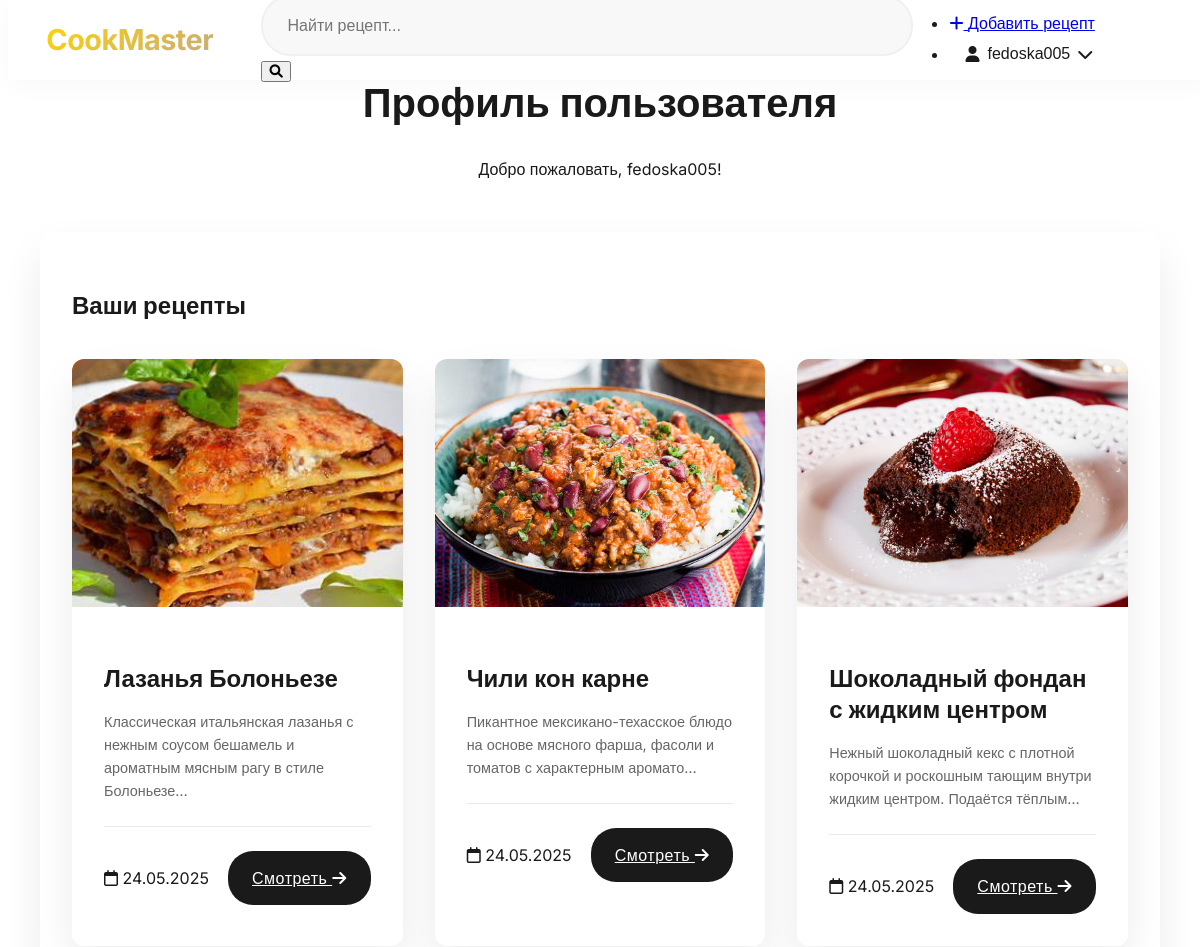
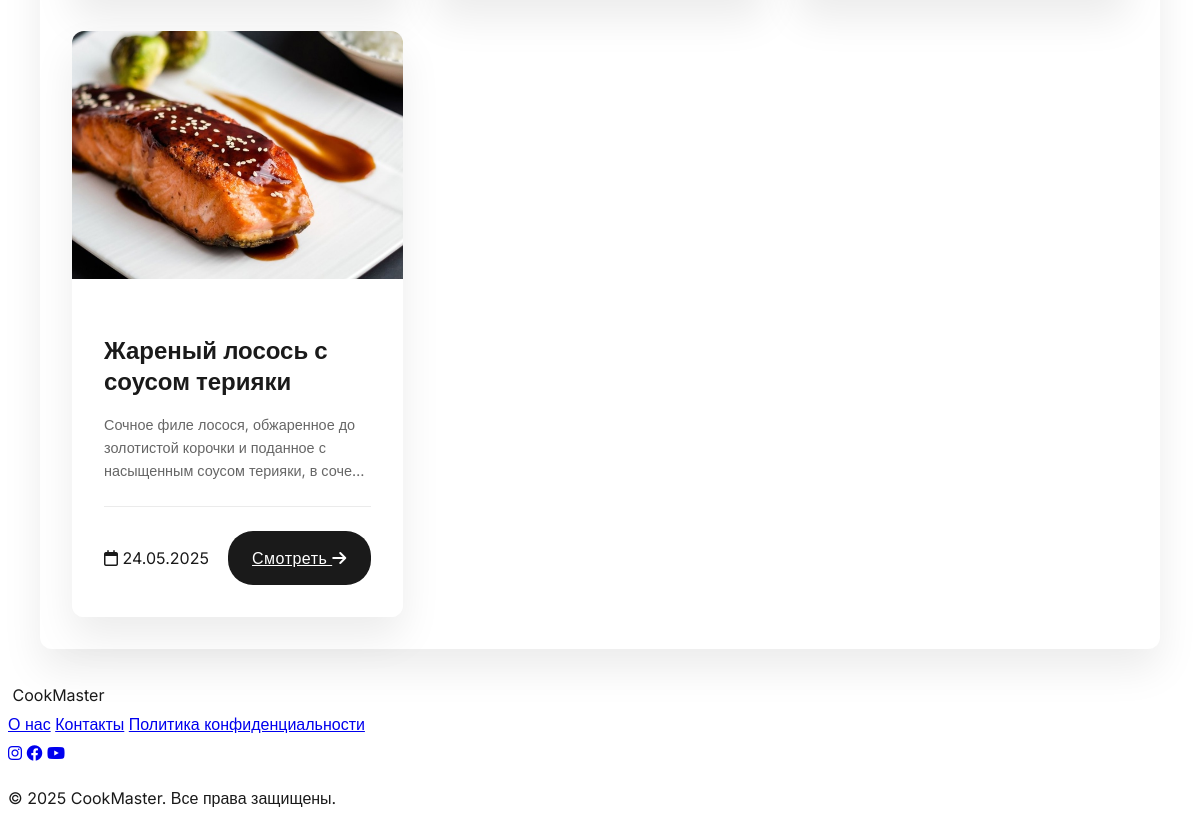
Screenshot of /profile/ (signed in) with the database file from the repository (2 pictures, top to bottom).
### recipes/models.py (models this page shows, shortened)
class Recipe(models.Model):
    DIFFICULTY_CHOICES = [
        ('easy', 'Легкий'),
        ('medium', 'Средний'),
        ('hard', 'Сложный'),
    ]
    title = models.CharField(max_length=255, verbose_name="Название")
    description = models.TextField(verbose_name="Описание")
    ingredients = models.TextField(verbose_name="Ингредиенты", help_text="Каждый ингредиент с новой строки")
    cooking_steps = models.TextField(verbose_name="Шаги приготовления", help_text="Каждый шаг с новой строки")
    cooking_time = models.CharField(max_length=100, blank=True, null=True, verbose_name="Время готовки") # в минутах
    image = models.ImageField(upload_to='recipes/images/', blank=True, null=True, verbose_name="Фото")
    author = models.ForeignKey(User, on_delete=models.CASCADE, verbose_name="Автор")
    created_at = models.DateTimeField(auto_now_add=True, verbose_name="Дата создания")
    category = models.ManyToManyField(
        Category,
        through='RecipeCategory',
        related_name='recipes',
        verbose_name="Категории"
    )   # Связь с категорией
    difficulty = models.CharField(
        max_length=10,
        choices=DIFFICULTY_CHOICES,
        default='medium',
        verbose_name="Сложность"
    )
    servings = models.PositiveIntegerField(default=1, verbose_name="Порции")
    calories = models.PositiveIntegerField(default=0, verbose_name="Калории")
    class Meta:
        verbose_name = "Рецепт"
        verbose_name_plural = "Рецепты"

### recipes/views.py (the view)
# urls.py: path('profile/', views.profile, name='profile'),
@login_required
def profile(request):
    user_recipes = Recipe.objects.filter(author=request.user)  # Рецепты текущего пользователя
    return render(request, 'recipes/profile.html', {'user_recipes': user_recipes})

### recipes/templates/recipes/profile.html (shortened to what this page needs)
{% extends "base.html" %}
{% block content %}
<div class="profile-container">
    <div class="profile-header">
        <h1>Профиль пользователя</h1>
        <p>Добро пожаловать, {{ user.username }}!</p>
    </div>
    <div class="profile-content">
        <div class="user-recipes">
            <h2>Ваши рецепты</h2>
            {% if user_recipes %}
                <div class="recipe-grid">
                    {% for recipe in user_recipes %}
                    <article class="recipe-card">
                        <div class="recipe-card__image">
                            {% if recipe.image %}
                                <img src="{{ recipe.image.url }}" alt="{{ recipe.title }}" loading="lazy">
                            {% else %}
                                <div class="recipe-card__image-placeholder">
                                    <i class="fas fa-utensils"></i>
                                </div>
                            {% endif %}
                        </div>
                        <div class="recipe-card__content">
                            <h3 class="recipe-card__title">{{ recipe.title }}</h3>
                            <p class="recipe-card__description">{{ recipe.description|truncatechars:100 }}</p>
                            <div class="recipe-card__meta">
                                <span><i class="far fa-calendar"></i> {{ recipe.created_at|date:"d.m.Y" }}</span>
                                <a href="{% url 'recipes:recipe_detail' recipe.id %}" class="recipe-card__button">
                                    Смотреть
                                    <i class="fas fa-arrow-right"></i>
                                </a>
                            </div>
                        </div>
                    </article>
                    {% endfor %}
                </div>
            {% endif %}
        </div>
    </div>
</div>
{% endblock %}

### recipes/templates/base.html (shortened to what this page needs)
{% load static %}
<!DOCTYPE html>
<html lang="ru">
<head>
    <link rel="stylesheet" href="https://cdnjs.cloudflare.com/ajax/libs/font-awesome/6.0.0/css/all.min.css">
    <link rel="stylesheet" href="{% static 'css/style.css' %}">
</head>
<body>
    <header class="header">
        <div class="container">
            <nav class="nav">
                <a href="{% url 'recipes:home' %}" class="logo">
                     CookMaster
                </a>
                <form class="search-form" action="{% url 'recipes:search' %}" method="GET">
                    <input type="text" name="q" placeholder="Найти рецепт..." class="search-input">
                    <button type="submit" class="search-button">
                        <i class="fas fa-search"></i>
                    </button>
                </form>
                <ul class="nav-links">
                    {% if user.is_authenticated %}
                    <li><a href="{% url 'recipes:add_recipe' %}" class="btn btn-primary">
                        <i class="fas fa-plus"></i> Добавить рецепт
                    </a></li>
                    <li class="profile-dropdown">
                        <button class="profile-btn">
                            <i class="fas fa-user"></i> {{ user.username }}
                            <i class="fas fa-chevron-down"></i>
                        </button>
                    </li>
                    {% else %}
                    <li><button class="btn btn-login" onclick="openModal('loginModal')">Войти</button></li>
                    <li><button class="btn btn-signup" onclick="openModal('signupModal')">Регистрация</button></li>
                    {% endif %}
                </ul>
            </nav>
        </div>
    </header>
    <main class="main">
        <div class="container">
            {% block content %}{% endblock %}
        </div>
    </main>
    <footer class="footer">
        <div class="container">
            <div class="footer-content">
                <div class="footer-logo">
                     CookMaster
                </div>
                <div class="footer-links">
                    <a href="#">О нас</a>
                    <a href="#">Контакты</a>
                    <a href="#">Политика конфиденциальности</a>
                </div>
                <div class="footer-social">
                    <a href="#"><i class="fab fa-instagram"></i></a>
                    <a href="#"><i class="fab fa-facebook"></i></a>
                    <a href="#"><i class="fab fa-youtube"></i></a>
                </div>
            </div>
            <div class="footer-bottom">
                <p>© {% now "Y" %} CookMaster. Все права защищены.</p>
            </div>
        </div>
    </footer>
</body>
</html>

### recipes/static/css/style.css (style rules this page uses)
:root { --primary-color: #1a1a1a; --secondary-color: #ffd700; --accent-color: #c8a97e; --background-color: #ffffff; --card-bg: #ffffff; --text-primary: #1a1a1a; --text-secondary: #666666; --border-radius: 12px; --box-shadow: 0 20px 40px rgba(0, 0, 0, 0.08); --transition: all 0.4s cubic-bezier(0.165, 0.84, 0.44, 1); --header-height: 80px; }
html { scroll-behavior: smooth; scroll-padding-top: var(--header-height); }
body { font-family: 'Inter', sans-serif; background-color: var(--background-color); color: var(--text-primary); line-height: 1.8; }
.header { position: fixed; width: 100%; top: 0; background: rgba(255, 255, 255, 0.98); backdrop-filter: blur(20px); box-shadow: 0 4px 30px rgba(0, 0, 0, 0.03); z-index: 1000; }
.nav { height: var(--header-height); display: flex; align-items: center; padding: 0 2rem; max-width: 1400px; margin: 0 auto; }
.logo { font-size: 1.8rem; font-weight: 700; background: linear-gradient(135deg, var(--secondary-color), var(--accent-color)); -webkit-background-clip: text; -webkit-text-fill-color: transparent; letter-spacing: -0.5px; }
.search-form { position: relative; flex: 1; max-width: 600px; margin: 0 3rem; }
.search-input { width: 100%; padding: 1.2rem 1.5rem; border: 2px solid #f0f0f0; border-radius: 30px; font-size: 1rem; transition: var(--transition); background: #f8f8f8; }
.recipe-grid { display: grid; grid-template-columns: repeat(auto-fill, minmax(300px, 1fr)); gap: 2rem; width: 100%; }
.recipe-card { position: relative; border-radius: var(--border-radius); background: var(--card-bg); box-shadow: var(--box-shadow); transition: var(--transition); overflow: hidden; }
.recipe-card__image { position: relative; padding-top: 75%; }
.recipe-card__image img { position: absolute; top: 0; left: 0; width: 100%; height: 100%; object-fit: cover; transition: transform 0.8s cubic-bezier(0.165, 0.84, 0.44, 1); }
.recipe-card__content { padding: 2rem; background: linear-gradient(180deg, rgba(255,255,255,0) 0%, rgba(255,255,255,1) 15%); }
.recipe-card__title { font-size: 1.5rem; font-weight: 600; margin-bottom: 1rem; line-height: 1.3; color: var(--text-primary); }
.recipe-card__description { color: var(--text-secondary); font-size: 0.9rem; line-height: 1.6; margin-bottom: 1.5rem; flex-grow: 1; }
.recipe-card__meta { display: flex; align-items: center; justify-content: space-between; padding-top: 1.5rem; border-top: 1px solid rgba(0,0,0,0.08); }
.recipe-card__button { padding: 0.8rem 1.5rem; background: var(--primary-color); color: white; border-radius: 25px; font-weight: 500; letter-spacing: 0.5px; transition: var(--transition); }
.profile-dropdown { position: relative; }
.profile-btn { background: none; border: none; color: var(--text-primary); font-size: 1rem; cursor: pointer; padding: 0.5rem 1rem; display: flex; align-items: center; gap: 0.5rem; }
.profile-container { max-width: 1200px; margin: 0 auto; padding: 2rem; }
.profile-header { text-align: center; margin-bottom: 3rem; }
.profile-header h1 { font-size: 2.5rem; color: var(--text-primary); margin-bottom: 0.5rem; }
.profile-content { background: var(--card-bg); border-radius: var(--border-radius); padding: 2rem; box-shadow: var(--box-shadow); }
.user-recipes h2 { margin-bottom: 2rem; color: var(--text-primary); }

### rows the page displays
Recipe: image (picture), title "Лазанья Болоньезе", description "Классическая итальянская лазанья с нежным соусом бешамель и ароматным мясным рагу в стиле Болоньезе…", created_at "24.05.2025"
Recipe: image (picture), title "Чили кон карне", description "Пикантное мексикано-техасское блюдо на основе мясного фарша, фасоли и томатов с характерным аромато…", created_at "24.05.2025"
Recipe: image (picture), title "Шоколадный фондан с жидким центром", description "Нежный шоколадный кекс с плотной корочкой и роскошным тающим внутри жидким центром. Подаётся тёплым…", created_at "24.05.2025"
Recipe: image (picture), title "Жареный лосось с соусом терияки", description "Сочное филе лосося, обжаренное до золотистой корочки и поданное с насыщенным соусом терияки, в соче…", created_at "24.05.2025"

### other values shown
{{ user.username }} "fedoska005"
